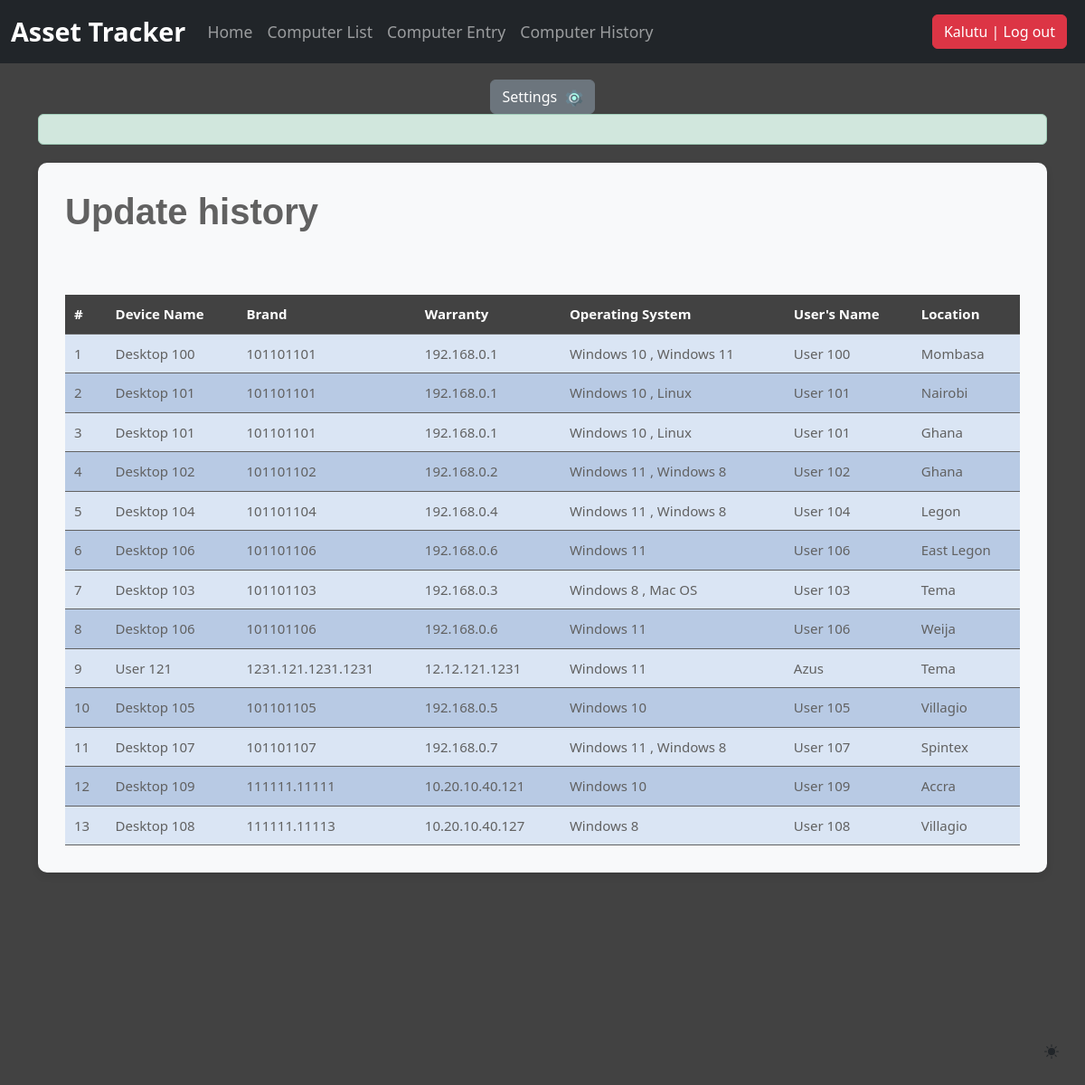
The page /computerhistory_list/ (signed in) on the database as committed earlier.
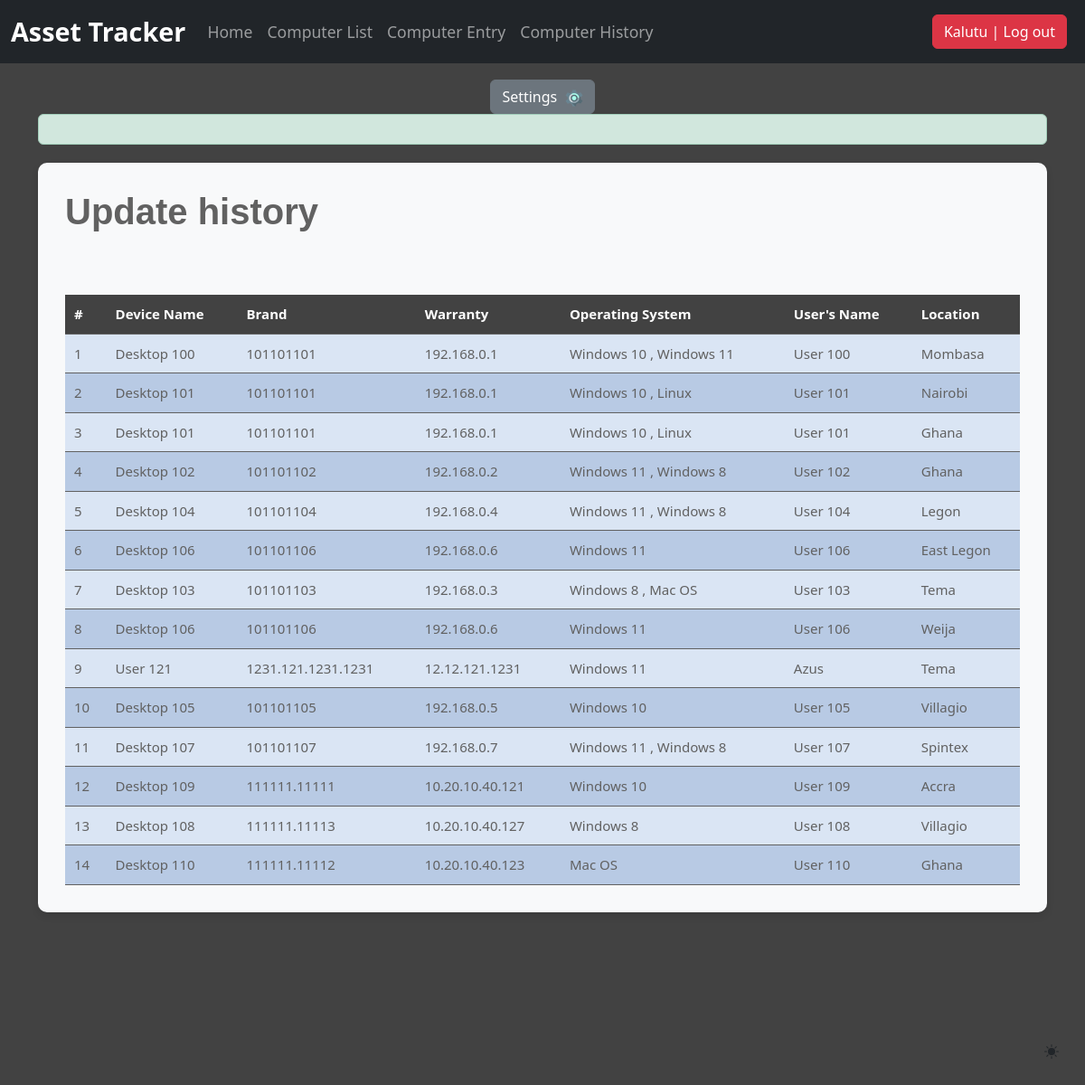
The same page on the database as committed later.
### djangoapp/models.py (models this page shows, shortened)
class ComputerHistory(models.Model):
    computer_name = models.CharField(max_length=30, blank=True, null=True)
    IP_address = models.CharField(max_length=30, blank=True, null=True)
    MAC_address = models.CharField(max_length=30, blank=True, null=True)
    operating_system = models.ManyToManyField(Operating_system, blank=True)
    users_name = models.CharField(max_length=30, blank=True, null=True)
    location = models.CharField(max_length=30, blank=True, null=True)
    purchase_date = models.DateField("Purchase Date(mm/dd/2019)", auto_now_add=False, auto_now=False, blank=True, null=True)
    timestamp = models.DateTimeField(auto_now_add=True)

class Operating_system(models.Model):
    operating_system = models.CharField(max_length=30, blank=True)

### djangoapp/views.py (the view)
# urls.py: path('computerhistory_list/', computerhistory_list, name='computerhistory_list'),
def computerhistory_list(request):
    title = 'Update history'
    queryset = ComputerHistory.objects.all()
    context = {
       "title": title,
       "queryset": queryset,
    }
    return render(request, "computerhistory_list.html", context)

### djangoapp/templates/computerhistory_list.html (shortened to what this page needs)
{% extends "header.html" %}
{% load static %}
{% load bootstrap5 %}
{% block header %}
<main class="container">
  {% if request.user.is_authenticated %}
  <div class="alert alert-success custom-alert">
  </div>
  <div class="bg-body-tertiary custom-container">
    <h1 class="title mb-5 custom-title">{{ title }}</h1>
    <table class="custom-table">
      <tr>
        <th>#</th>
        <th>Device Name</th>
        <th>Brand</th>
        <th>Warranty</th>
        <th>Operating System</th>
        <th>User's Name</th>
        <th>Location</th>
    </tr>
        {% for instance in queryset %}
        <tr>
          <td>{{ forloop.counter }}</td>
          <td>{{ instance.computer_name }}</td>
          <td>{{ instance.MAC_address }}</td>
          <td>{{ instance.IP_address }}</td>
          <td>
              {% for os in instance.operating_system.all %}
                  {{ os.operating_system }}
                  {% if not forloop.last %}, {% endif %}
              {% endfor %}
          </td>
          <td>{{ instance.users_name }}</td>
          <td>{{ instance.location }}</td>
        </tr>
        {% endfor %}
    </table>
  </div>
  {% else %}
  <p class="login-link">Log in <a href="/accounts/login">here</a></p>
  {% endif %}
</main>
{% endblock header %}

Rows that differ between the two databases and show on the page:
added ComputerHistory: computer_name "Desktop 110", MAC_address "111111.11112", IP_address "10.20.10.40.123", users_name "User 110", location "Ghana", Operating_system (operating_system "Mac OS")
